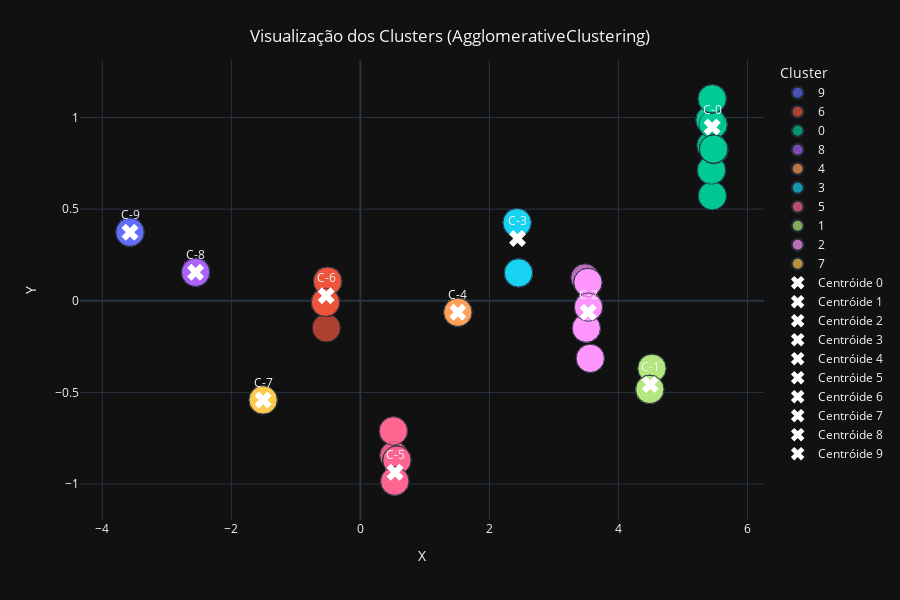

Notebook code for this chart:
### Code cell
plotClusters(X_titanic, labels)
